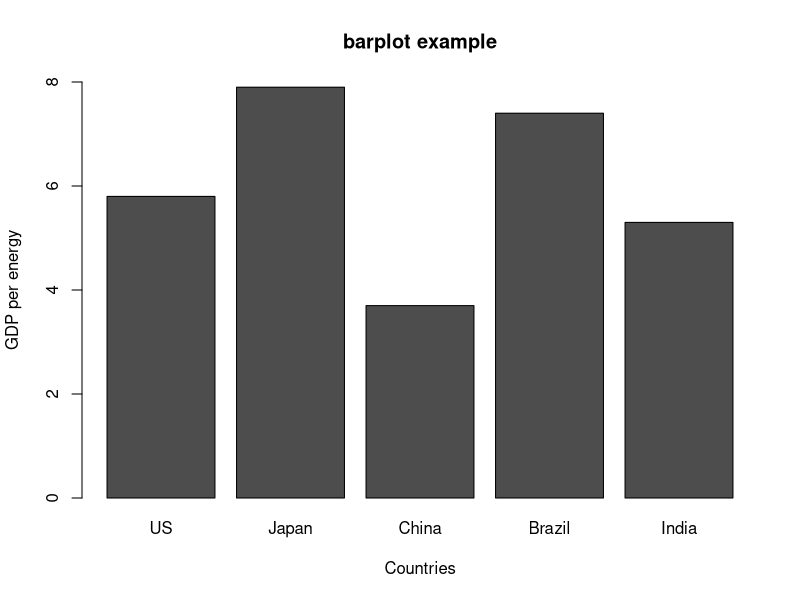

Source code (R):
my.data <- matrix(c(5.8, 7.9, 3.7, 7.4, 5.3), nrow = 1)
colnames(my.data) <- c("US", "Japan", "China", "Brazil", "India")
barplot(my.data, ylim = c(0, round(max(my.data))),
        main = 'barplot example',
        xlab = "Countries",
        ylab = "GDP per energy")